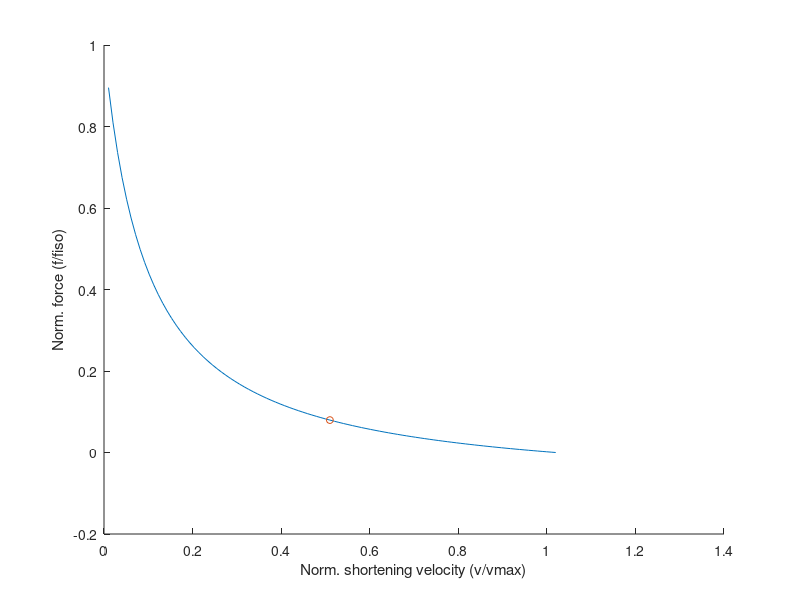

Write MATLAB code to recreate this figure.
clc;
close all;
clear all;

disp('Fitting a linear model to the termperature-curvature data in');
disp('Ranatunga 1982 (Table 1)')
fprintf('\n')
disp('Ranatunga KW. Temperature‐dependence of shortening velocity and rate of ');
disp('isometric tension development in rat skeletal muscle. The Journal of ');
disp('Physiology. 1982 Aug 1;329(1):465-83');
fprintf('\n')

t=[35, 30, 25, 20]';
c=[0.212, 0.18, 0.157, 0.137]';

% c0 + c1*t = c
% A*x = b 
% [35, 1](c1) = 0.212 
% [30, 1](c0) = 0.18 
% [25, 1]     = 0.157 
% [20, 1]     = 0.137

A = [t , ones(size(t))];
b = c;

% Ax = b
% A'Ax = A'b
% x = (A'A)\(A'b)

x = (A'*A)\(A'*b);

c12 = [12,1]*x;

disp('Expected curvature value at 12 C in whole soleus muscle');
disp(c12);
fprintf('\n')

disp('Solving for fv at vceMax*0.5');

vmax = 1.02;
% vmax for YF
%
% Degens H, Yu F, Li X, Larsson L. Effects of age and gender on shortening 
% velocity and myosin isoforms in single rat muscle fibres. Acta physiologica 
% scandinavica. 1998 May;163(1):33-40.

Po = 1;
c = c12;
b  = c*vmax;

v = [0.01:0.01:1].*vmax;
fv = ((1+c)*b - c.*(v+b)) ./ (v+b);

vHalf = 0.5*vmax;
fvHalf = ((1+c)*b - c.*(vHalf+b)) ./ (vHalf+b);

disp('fv at 0.5*vceMax');
disp(fvHalf);

plot(v,fv);
hold on
plot(vHalf,fvHalf,'o','MarkerSize',5);
box off;

xlabel('Norm. shortening velocity (v/vmax)');
ylabel('Norm. force (f/fiso)');





